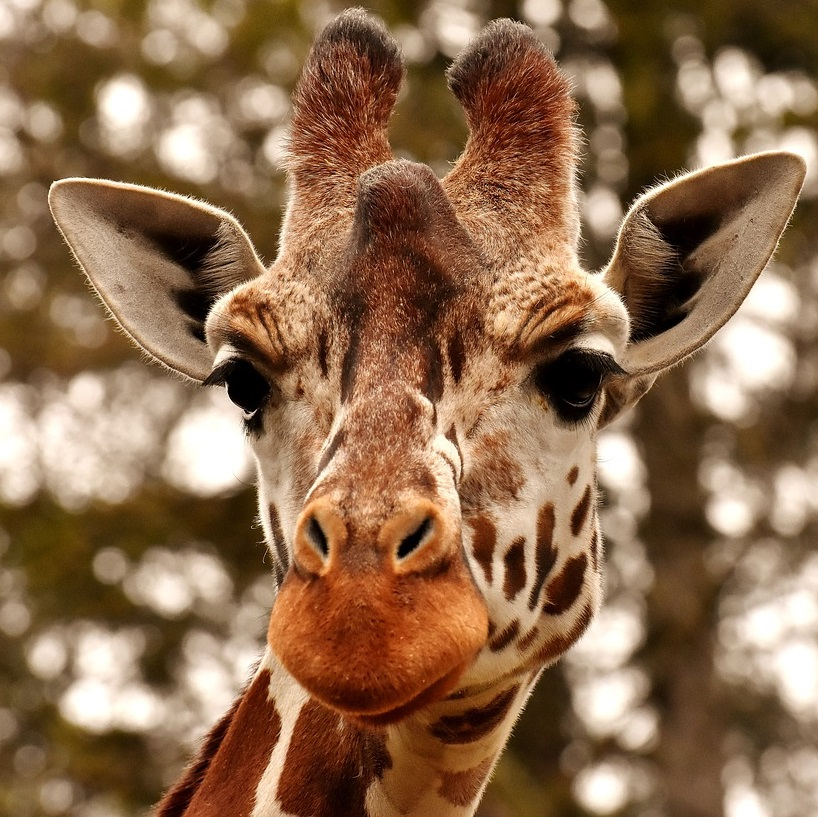
#> input picture Project-DBVP/Uebung1/giraffe.jpg, 818 x 817 px
$ jupyter execute 5.6.Fourier_Transformation_auf_Bildern.ipynb   (older library calls are emulated)
#> lines starting #> are read from the running program, lines starting #| are printed output that depends on the picture
## Bild laden und anzeigen

[cell 1]
import numpy as np
import matplotlib.pyplot as plt
from numpy.core.fromnumeric import size

def plotSignalAndFt(t,signal,fs):
    ''' Plots the input signal and the fourier transformed signal with respect to the time.
          t: time
          signal: input signal
          fs: fourier transformed signal'''
    plt.figure(figsize=(16, 4))
    sp1 = plt.subplot(121)
    sp1.set_xlim(0,1)
    sp1.grid(True)
    sp1.set_xlabel('x')
    sp1.set_ylabel('Amplitude')
    sp1.set_title('Spacial Domain')
    sp1.plot(t,signal, 'bx--', markersize=6)

    sp2 = plt.subplot(122)
    sp2.set_xlabel('Fourier Transform')
    sp2.set_ylabel('Amplitude')
    sp2.set_title('Frequency Domain')
    sp2.grid(True)
    fftLength = np.array(fs.shape);
    sp2.set_xlim(0,fftLength-1)
    sp2.plot(np.arange(fftLength) ,abs(fs), 'bx', markersize=14)
    plt.show()

def fourier_transform(signal):


    # [18 lines of commented-out code are left out]
    n = len(signal)
    l = np.arange(n) #(1,3)
    k = np.arange(n).reshape((n,1)) #(3,1)
    kl = k*l
    complex_teil = np.exp(-2 * np.pi * 1j * kl / n)
    #matmul alternativ @
    return np.matmul(signal,complex_teil)
    ####################'Alternativ'#################################

def fft_vorlesung(f):
    n = f.size
    c = np.zeros(n,dtype='complex_')
    for k in range(n):
        #statt l => np.arange(n)
        c[k] = np.sum(f*np.exp((-2 * np.pi * 1j * k*(np.arange(n))) / n))
    return c

def ifft_vorlesung(c):
    n = len (c)
    f = np.zeros(n,dtype='complex_')
    for l in range (n):
        f[l] = np.sum(c[l]*(np.exp(2*np.pi*1j* l*(np.arange(n)))))
    return f


def func ( n ,k) :
    a = np.linspace (0.2*np.pi,n,endpoint = False)
    eingabe = np.cos(k*a)
    y = np.fft.fft( eingabe )
    print ( np.where(np.abs(y)>0.1) )


def func1 ( c1 ,c2) :
#> called with c1 = 5, c2 = 45
    for n in range(100):
        for k in range (100) :
            a = np.linspace (0.2*np.pi,n,endpoint = False)
            eingabe = np.cos(k*a)
            y = np.fft.fft( eingabe )
            b = np.where(np.abs(y)>0.1)
            if ( b[0][0]== c1 and b[0][1]== c2 ):
                print (n, k)
def main():
    n = 200
    t = np.arange(n)/ n
    f = np.sin(4* np.pi* t)+ np.cos(4 * np.pi* t)

    # # Apply Fourier Transformation
    fs = fft_vorlesung(f)
    func1(5,45)
    # # Plot Result
    plotSignalAndFt(t,f,fs)
#> in plotSignalAndFt, `plt.show()`:
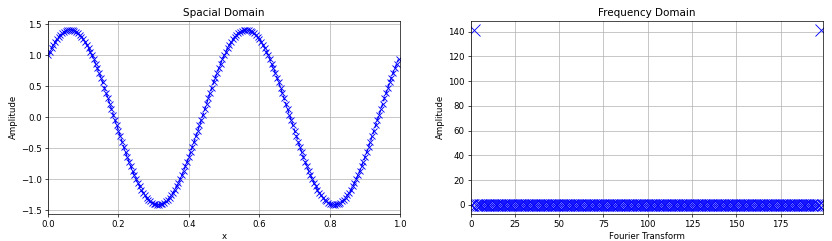
#> figure drawn by matplotlib, 2 panels; panel 1: curve peaks at x = 0.56, y = 1.41; panel 2: curve peaks at x = 198, y = 141.4

    # [7 lines of commented-out code are left out]


if __name__ == "__main__":
    main()

[cell 2]
import numpy as np
import matplotlib.pylab as pltmorphologische
from PIL import Image
img_dir="giraffe.jpg"
img_pil=Image.open(img_dir)
#> img_pil is the input picture: PIL image 818x817 RGB; mean R, G, B 141.9, 108.5, 79.3
img=np.array(img_pil.resize([256,256]))/255
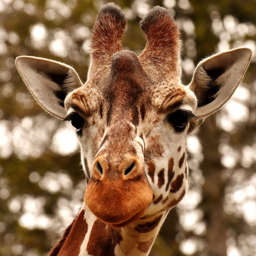
#> img: shape (256, 256, 3) float64; mean R, G, B 0.557, 0.425, 0.311
img= (img[:,:,0] + img[:,:,1] + img[:,:,2])/3
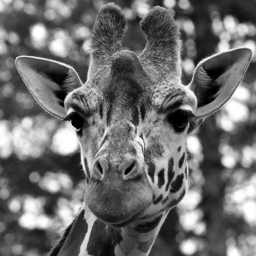
#> img: shape (256, 256) float64; min 0, max 1, mean 0.431
plt.figure(figsize=(5,5))
plt.imshow(img, 'gray')
plt.show()

## Fourier Transformation ausrechnen und anzeigen
Das Anzeigen geschieht in diesem Fall durch Ausrechnen des Absolutbetrages und Logarithmieren. Zu beachten ist, dass ein Shift durchgeführt wurde, sodass die niedrigste Frequenz in der Mitte ist.

[cell 3]
img_fft = np.fft.fftshift(np.fft.fft2(img))
plt.figure(figsize=(5,5))
plt.imshow(np.log(np.absolute(img_fft)))
plt.show()
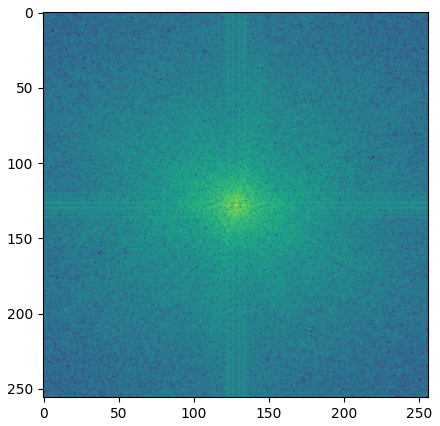
#> figure drawn by matplotlib, 1 panel

ny, nx = img.shape
#> ny = 256; nx = 256
x = np.linspace(-1.5, 1.5, nx)
#> x = 256 values from -1.5 to 1.5
y = np.linspace(-1.5, 1.5, ny)
#> y = 256 values from -1.5 to 1.5
xv, yv = np.meshgrid(x, y)
mask = 1+ np.sqrt(xv**2 + yv**2)
plt.figure(figsize=(5,5))
plt.imshow(mask, vmin=0, vmax=np.amax(mask))
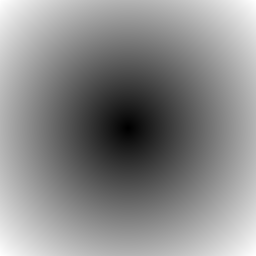
#> mask: shape (256, 256) float64; min 1.01, max 3.12, mean 2.15; drawn with min black and max white
#plt.imshow(yv)
plt.colorbar()
plt.show()
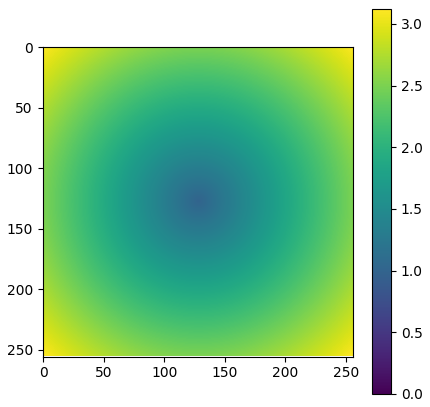
#> figure drawn by matplotlib, 2 panels

## Manipulieren der FFT

Hier können wir kreativ werden, z.B. anheben der hohen Frequenzen

### Zunächst erstellen wir eine Maske mit der wir die FFT Koeffizienten multiplizieren möchten

### Dann multiplizieren wir, machen den Shift rückgängig und transformieren zurück

[cell 4]
img_fft_manipulated = mask*img_fft
img_new = np.real(np.fft.ifft2(np.fft.ifftshift(img_fft_manipulated)))
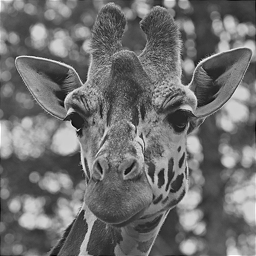
#> img_new: shape (256, 256) float64; min -0.273, max 1.34, mean 0.435; drawn with min black and max white
plt.figure(figsize=(15,10))
sp1 = plt.subplot(121)
sp1.imshow(img, 'gray', vmin=0, vmax=1)
sp2 = plt.subplot(122)
sp2.imshow(img_new, 'gray', vmin=0, vmax=1)
plt.show()

# Der Faltungssatz

Wir illustrieren nun, dass der Faltungssatz tatsächlich stimmt :-)

[cell 5]
from scipy import signal
def convolution_via_fft(x,y):
    fft_x = np.fft.fft2(x)
    fft_y = np.fft.fft2(y)
    return np.fft.ifft2(fft_x*fft_y)

kernel = np.array([[0, -1.0, 0], [-1.0, 8.0, -1.0], [0, -1.0, 0]])/4
kernelBig = np.zeros([ny,nx])
mid_y = np.int(np.floor(ny/2.0))
#> mid_y = 128
mid_x = np.int(np.floor(nx/2.0))
#> mid_x = 128
kernelBig[mid_y-1:mid_y+2, mid_x-1:mid_x+2] = kernel
kernelBig = np.fft.ifftshift(kernelBig)
sharpened1 = signal.convolve2d(img, kernel, boundary='wrap', mode='same')
sharpened2 = np.real(convolution_via_fft(img,kernelBig))
#> in convolution_via_fft, `fft_y = np.fft.fft2(y)`:
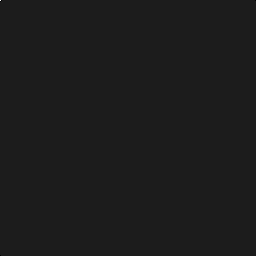
#> y: shape (256, 256) float64; min -0.25, max 2, mean 1.53e-05; drawn with min black and max white

plt.figure(figsize=(5,5))
plt.imshow(sharpened2-sharpened1)
plt.colorbar()
plt.show()
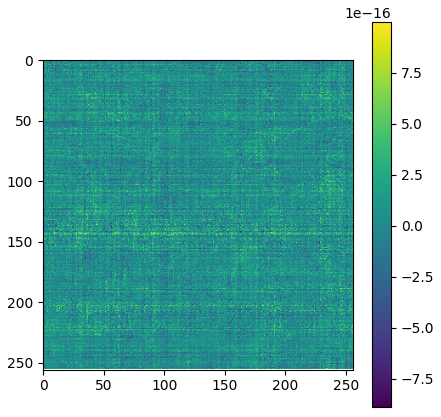
#> figure drawn by matplotlib, 2 panels

### Lösen linearer Faltungsgleichungen mittels FFT
Oder einmal anders herum, wie würden wir folgendes Problem lösen: Gegeben "sharpended1" und "kernel", sowie die Information, dass das Bild "sharpened" durch Faltung von einem Bild "img" mit "kernel" entstanden ist, wie bestimmen wir "img"?

[cell 6]
ny, nx = sharpened1.shape
kernelBig = np.zeros([ny,nx])
mid_y = np.int(np.floor(ny/2.0))
mid_x = np.int(np.floor(nx/2.0))
kernelBig[mid_y-1:mid_y+2, mid_x-1:mid_x+2] = kernel
kernelBig = np.fft.ifftshift(kernelBig)
fft_sharpened1 = np.fft.fft2(sharpened1)
fft_kernelBig = np.fft.fft2(kernelBig)
recoveredImg = np.real(np.fft.ifft2(fft_sharpened1/fft_kernelBig))

plt.figure(figsize=(5,5))
plt.imshow(img-recoveredImg)
plt.colorbar()
plt.show()
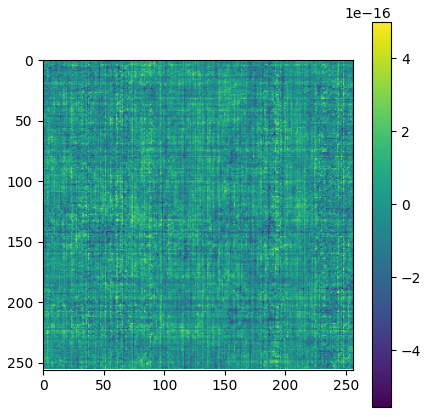
#> figure drawn by matplotlib, 2 panels

$ run again, with Project-DBVP/Uebung1/elk.jpg copied over Project-DBVP/Uebung1/giraffe.jpg
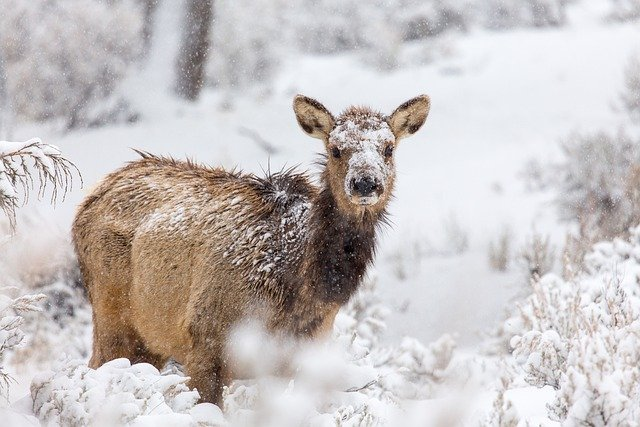
#> input picture Project-DBVP/Uebung1/elk.jpg, 640 x 427 px
#> img_pil is the input picture: PIL image 640x427 RGB; mean R, G, B 198.7, 192.7, 191.7
#> `img_new = np.real(np.fft.ifft2(np.fft.ifftshift(img_fft_manipulated)))`:
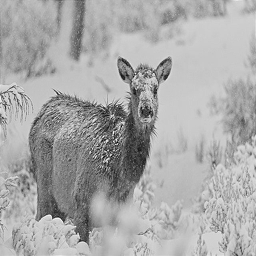
#> img_new: shape (256, 256) float64; min -0.219, max 1.27, mean 0.768; drawn with min black and max white
#> `plt.show()`:
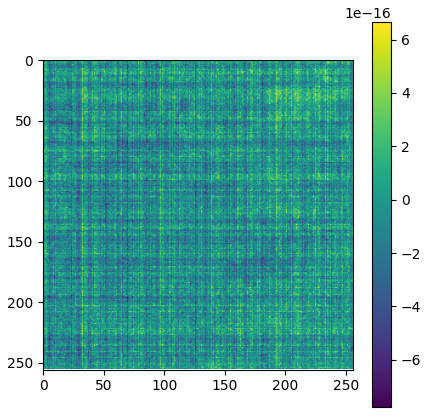
#> figure drawn by matplotlib, 2 panels
